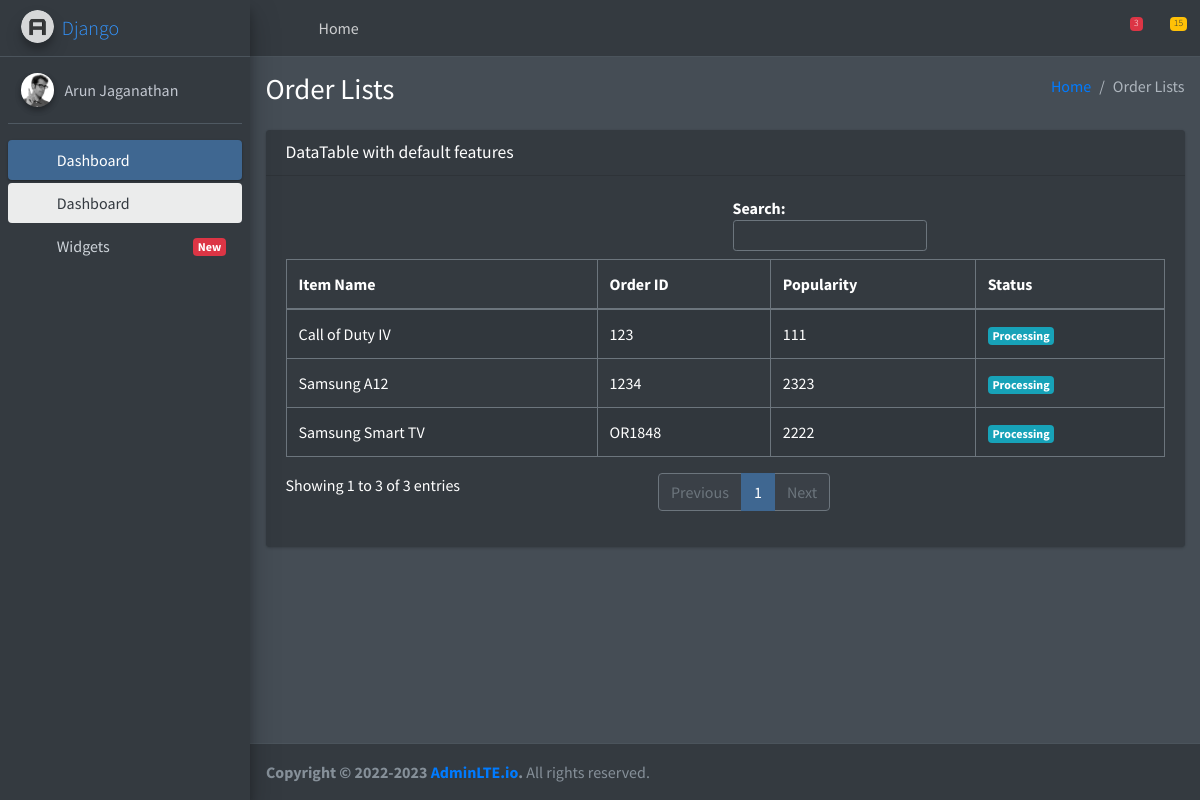
Screenshot of /meetups/latest-Orders/ with the database file from the repository.
### meetups/models.py (models this page shows)
class Latestorder(models.Model):
    title = models.CharField(max_length=200)
    slug = models.SlugField(unique=True,null=True)
    orderId=models.CharField(max_length=200)
    description=models.TextField()
    popularity = models.IntegerField(blank=True,null=True)
    STATUS_OBJ = (
        ('1', 'Shipped'),
        ('2', 'Pending'),
        ('3', 'Delivered'),
        ('4', 'Processing'),
    )
    status = models.CharField(max_length=2, choices=STATUS_OBJ,blank=True,null=True)

### meetups/views.py (the view)
# urls.py: path('meetups/latest-Orders/',views.latestOrders),
def latestOrders(request):
    latest_orders = Latestorder.objects.all().order_by('-id')
    return render(request,'meetups/latest_orders.html',{
        'latest_orders':latest_orders,
    })

### meetups/templates/meetups/latest_orders.html (shortened to what this page needs)
{% extends 'meetups/base/base.html' %}
{% load static %}
{% block body_content %}
<div class="content-wrapper">
    <section class="content-header">
      <div class="container-fluid">
        <div class="row mb-2">
          <div class="col-sm-6">
            <h1>Order Lists</h1>
          </div>
          <div class="col-sm-6">
            <ol class="breadcrumb float-sm-right">
              <li class="breadcrumb-item"><a href="/meetups/">Home</a></li>
              <li class="breadcrumb-item active">Order Lists</li>
            </ol>
          </div>
        </div>
      </div>
    </section>
    <section class="content">
      <div class="container-fluid">
        <div class="row">
          <div class="col-12">
            <div class="card">
              <div class="card-header">
                <h3 class="card-title">DataTable with default features</h3>
              </div>
              <div class="card-body">
                <table id="example1" class="table table-bordered table-striped">
                  <thead>
                  <tr>
                    <th>Item Name</th>
                    <th>Order ID</th>
                    <th>Popularity</th>
                    <th>Status</th>
                  </tr>
                  </thead>
                  <tbody>
                    {% for latest_order in latest_orders %}
                    <tr>
                        <td>{{latest_order.title}}</td>
                        <td>{{latest_order.orderId}}</td>
                        <td>{{latest_order.popularity}}</td>
                        <td>
                            {%if latest_order.status == 1 %}
                            <span class="badge badge-success">Active</span>
                            {%elif latest_order.status == 2 %}
                            <span class="badge badge-warning">Draft</span>
                            {%elif latest_order.status == 3 %}
                            <span class="badge badge-danger">In Active</span>
                            {%else%}
                            <span class="badge badge-info">Processing</span>
                            {%endif%}
                        </td>
                      </tr>
                      {%endfor%}
                  </tbody>
                </table>
              </div>
            </div>
          </div>
        </div>
      </div>
    </section>
  </div>
  {%endblock%}

### rows the page displays
Latestorder: title "Samsung A12", orderId "1234", popularity "2323", status "Processing"
Latestorder: title "Samsung Smart TV", orderId "OR1848", popularity "2222", status "Processing"
Latestorder: title "Call of Duty IV", orderId "123", popularity "111", status "Processing"
